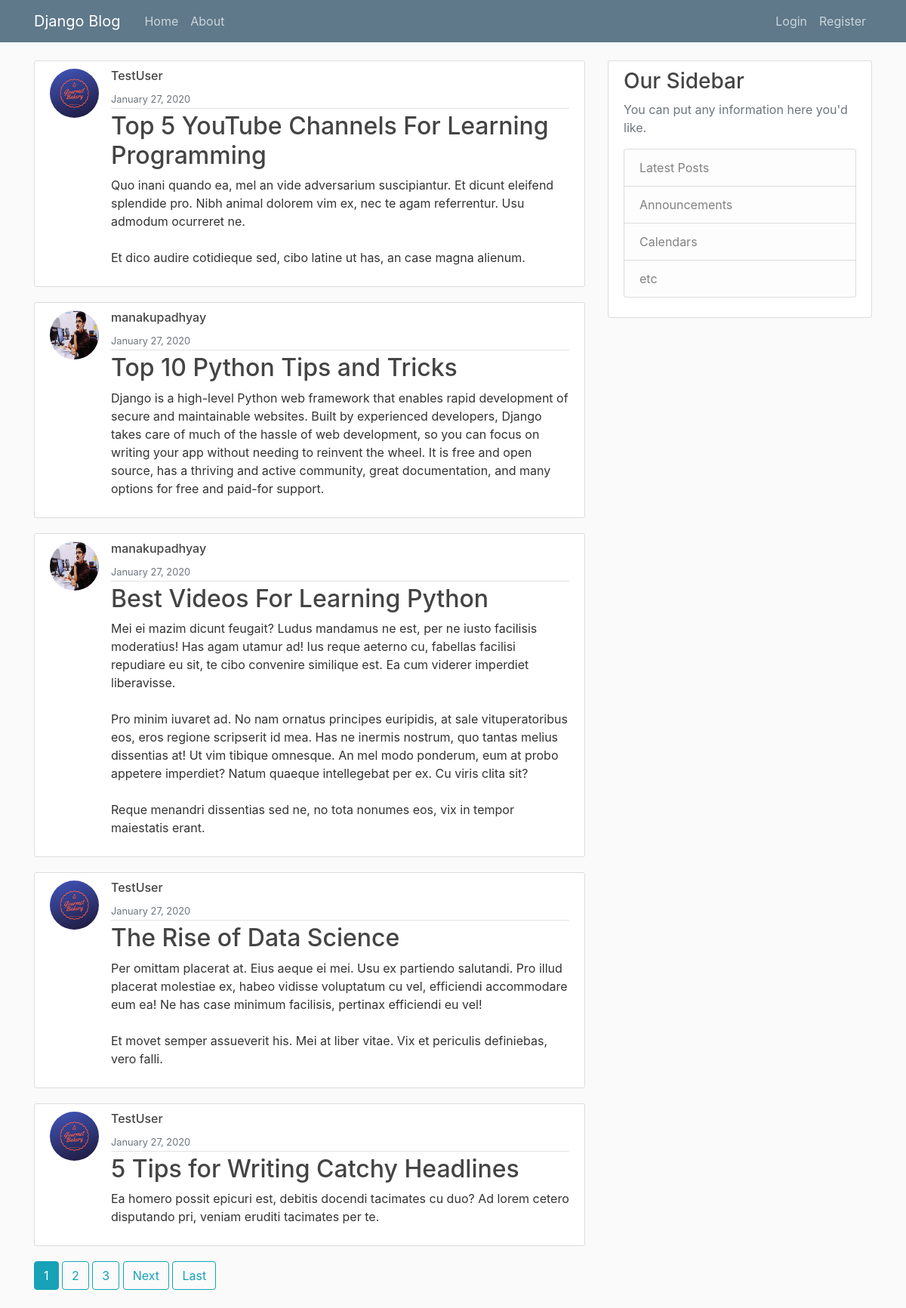
The page / on the database its author committed.
### blog/models.py (models this page shows, shortened)
class Post(models.Model):
    title = models.CharField(max_length = 100)
    content = models.TextField()
    date_posted = models.DateTimeField(default = timezone.now)
    author = models.ForeignKey(User, on_delete = models.CASCADE)    # if user is deleted, delete their post also

### users/models.py (models this page shows, shortened)
class Profile(models.Model):
    user = models.OneToOneField(User,on_delete=models.CASCADE)
    image = models.ImageField(default='default.png', upload_to='profile_pics')

### blog/views.py (the view)
# urls.py: path('', PostListView.as_view(), name='blog-home'), #post_list.html
class PostListView(ListView):           # class-based view...
    model = Post
    template_name = 'blog/home.html'    #<app>/<model>_<viewtype>.html
    context_object_name = 'posts'
    ordering = ['-date_posted']     #ordering of posts
    paginate_by = 5

### blog/templates/blog/home.html (shortened to what this page needs)
{% extends "blog/base.html" %}
{% block content %}
    {% for post in posts %}
        <article class="media content-section">
          <img class="rounded-circle article-img" src="{{ post.author.profile.image.url }}">
          <div class="media-body">
            <div class="article-metadata">
              <h6 class="mr-2" href="#">{{ post.author }}</h6>
              <small class="text-muted">{{ post.date_posted|date:"F d, Y" }}</small>
            </div>
            <h2><a class="article-title" href="{% url 'post-detail' post.id %}">{{ post.title }}</a></h2>
            <p class="article-content">{{ post.content }}</p>
          </div>
        </article>
    {% endfor %}
    {% if is_paginated %}
      {% for num in page_obj.paginator.page_range %}
        {% if page_obj.number == num %}
          <a class="btn btn-info mb-4" href="?page={{ num }}">{{ num }}</a>
        {% elif num > page_obj.number|add:'-3' and num < page_obj.number|add:'3' %}
          <a class="btn btn-outline-info mb-4" href="?page={{ num }}">{{ num }}</a>
        {% endif %}
      {% endfor %}
      {% if page_obj.has_next %}
        <a class="btn btn-outline-info mb-4" href="?page={{ page_obj.next_page_number }}">Next</a>
        <a class="btn btn-outline-info mb-4" href="?page={{ page_obj.paginator.num_pages }}">Last</a>
      {% endif %}
    {% endif %}
{% endblock content %}

### blog/templates/blog/base.html (shortened to what this page needs)
{% load static %}
<!DOCTYPE html>
<html>
<head>
    <link rel="stylesheet" href="https://maxcdn.bootstrapcdn.com/bootstrap/4.0.0/css/bootstrap.min.css">
   <link rel="stylesheet" type="text/css" href="{% static 'blog/main.css' %}">
</head>
<body>
    <header class="site-header">
      <nav class="navbar navbar-expand-md navbar-dark bg-steel fixed-top">
        <div class="container">
          <a class="navbar-brand mr-4" href="{% url 'blog-home' %}">Django Blog </a>
          <div class="collapse navbar-collapse" id="navbarToggle">
            <div class="navbar-nav mr-auto">
              <a class="nav-item nav-link" href="{% url 'blog-home' %}">Home</a>
              <a class="nav-item nav-link" href="{% url 'blog-about' %}">About</a>
            </div>
            <div class="navbar-nav">
              {% if user.is_authenticated %}
              <a class="nav-item nav-link" href="{% url 'profile' %}">Profile</a>
                <a class="nav-item nav-link" href="{% url 'post-create' %}">New Post</a>
                <a class="nav-item nav-link" href="{% url 'logout' %}">Logout</a>
              {% else %}
                <a class="nav-item nav-link" href="{% url 'login' %}">Login</a>
                <a class="nav-item nav-link" href="{% url 'register' %}">Register</a>
              {% endif %}
            </div>
          </div>
        </div>
      </nav>
    </header>
    <main role="main" class="container">
      <div class="row">
        <div class="col-md-8">
          {% block content %}{% endblock %}
        </div>
        <div class="col-md-4">
          <div class="content-section">
            <h3>Our Sidebar</h3>
            <p class='text-muted'>You can put any information here you'd like.
              <ul class="list-group">
                <li class="list-group-item list-group-item-light">Latest Posts</li>
                <li class="list-group-item list-group-item-light">Announcements</li>
                <li class="list-group-item list-group-item-light">Calendars</li>
                <li class="list-group-item list-group-item-light">etc</li>
              </ul>
            </p>
          </div>
        </div>
      </div>
    </main>
</body>
</html>

### blog/static/blog/main.css (style rules this page uses)
body { background: #fafafa; color: #333333; margin-top: 5rem; }
h1, h2, h3, h4, h5, h6 { color: #444444; }
ul { margin: 0; }
.bg-steel { background-color: #5f788a; }
.site-header .navbar-nav .nav-link { color: #cbd5db; }
.content-section { background: #ffffff; padding: 10px 20px; border: 1px solid #dddddd; border-radius: 3px; margin-bottom: 20px; }
.article-title { color: #444444; }
.article-content { white-space: pre-line; }
.article-img { height: 65px; width: 65px; margin-right: 16px; }
.article-metadata { padding-bottom: 1px; margin-bottom: 4px; border-bottom: 1px solid #e3e3e3 }

### rows shown on the page
Post: author.profile.image (placeholder picture), author "TestUser", date_posted "January 27, 2020", title "Top 5 YouTube Channels For Learning Programming", content "Quo inani quando ea, mel an vide adversarium suscipiantur. Et dicunt eleifend splendide pro. Nibh animal dolorem vim ex, nec te agam referrentur. Usu admodum ocurreret ne. Et dico audire cotidieque sed, cibo latine ut has, an case magna alienum."
Post: author.profile.image (picture), author "manakupadhyay", date_posted "January 27, 2020", title "Top 10 Python Tips and Tricks", content "Django is a high-level Python web framework that enables rapid development of secure and maintainable websites. Built by experienced developers, Django takes care of much of the hassle of web development, so you can focus on writing your app without needing to reinvent the wheel. It is free and open source, has a thriving and active community, great documentation, and many options for free and paid-for support."
Post: author.profile.image (picture), author "manakupadhyay", date_posted "January 27, 2020", title "Best Videos For Learning Python", content "Mei ei mazim dicunt feugait? Ludus mandamus ne est, per ne iusto facilisis moderatius! Has agam utamur ad! Ius reque aeterno cu, fabellas facilisi repudiare eu sit, te cibo convenire similique est. Ea cum viderer imperdiet liberavisse. Pro minim iuvaret ad. No nam ornatus principes euripidis, at sale vituperatoribus eos, eros regione scripserit id mea. Has ne inermis nostrum, quo tantas melius dissentias at! Ut vim tibique omnesque. An mel modo ponderum, eum at probo appetere imperdiet? Natum quaeque intellegebat per ex. Cu viris clita sit? Reque menandri dissentias sed ne, no tota nonumes eos, vix in tempor maiestatis erant."
Post: author.profile.image (placeholder picture), author "TestUser", date_posted "January 27, 2020", title "The Rise of Data Science", content "Per omittam placerat at. Eius aeque ei mei. Usu ex partiendo salutandi. Pro illud placerat molestiae ex, habeo vidisse voluptatum cu vel, efficiendi accommodare eum ea! Ne has case minimum facilisis, pertinax efficiendi eu vel! Et movet semper assueverit his. Mei at liber vitae. Vix et periculis definiebas, vero falli."
Post: author.profile.image (placeholder picture), author "TestUser", date_posted "January 27, 2020", title "5 Tips for Writing Catchy Headlines", content "Ea homero possit epicuri est, debitis docendi tacimates cu duo? Ad lorem cetero disputando pri, veniam eruditi tacimates per te."

### other values the page prints
{{ num }} "1"
{{ num }} "2" "3"
